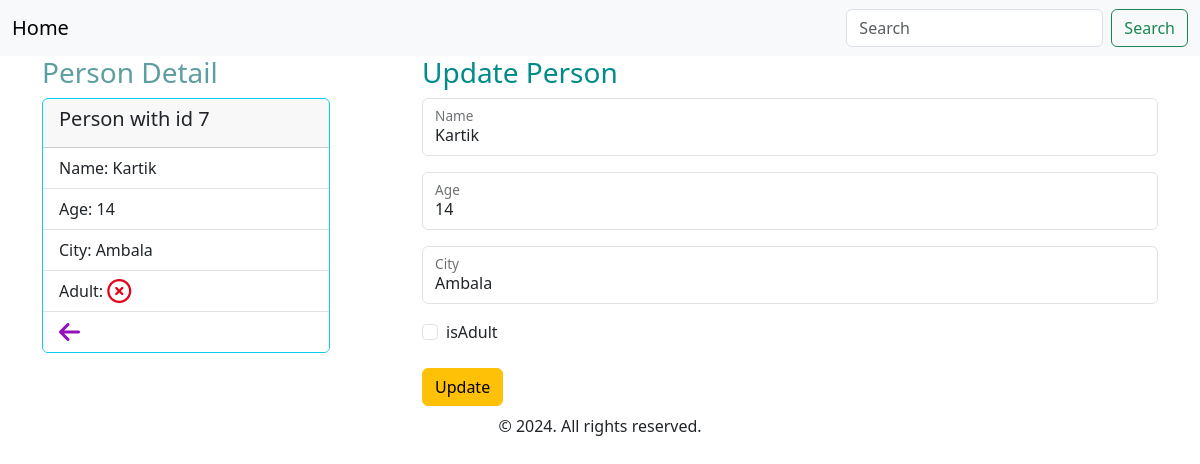
The app's page /detail/7 with its own data.
### model.py (models this page shows, shortened)
class Person(db.Model):
    __tablename__ = "Persons"
    pid = db.Column(db.Integer, primary_key=True)
    name = db.Column(db.Text, nullable=None)
    age = db.Column(db.Integer, nullable=None)
    city = db.Column(db.Text, nullable=None)
    isAdult = db.Column(db.Boolean)

### routes.py (the view)
    @app.route("/detail/<pid>", methods=["GET"])
    def detail(pid):
        person = Person.query.filter(Person.pid == pid).first()
        return render_template("detail.html", person=person)

### templates/detail.html (shortened to what this page needs)
{%extends 'base.html'%} {%block title%}Detail{%endblock%} {%block content%}
<div class="row">
  <div class="col">
    <h3 style="color: cadetblue">Person Detail</h3>
    <div class="card border-info" style="width: 18rem">
      <div class="card-header"><h5>Person with id {{person.pid}}</h5></div>
      <ul class="list-group list-group-flush">
        <li class="list-group-item">Name: {{person.name}}</li>
        <li class="list-group-item">Age: {{person.age}}</li>
        <li class="list-group-item">City: {{person.city}}</li>
        <li class="list-group-item">
          Adult: {%if person.isAdult==True%}
          <i class="fa-solid fa-check fa-xl" style="color: #0aa345"></i>
          {%else%}
          <i
            class="fa-regular fa-circle-xmark fa-xl"
            style="color: #e2031a"
          ></i>
          {%endif%}
        </li>
        <li class="list-group-item">
          <a href="/"
            ><i class="fa-solid fa-arrow-left fa-xl" style="color: #940eb9"></i
          ></a>
        </li>
      </ul>
    </div>
  </div>
  <div class="col col-md-6 col-lg-8">
    <h3 style="color: darkcyan">Update Person</h3>
    <form action="/update/{{person.pid}}" method="POST">
      <div class="form-floating mb-3">
        <input
          type="name"
          class="form-control"
          id="floatingInput"
          value="{{person.name}}"
          name="name"
          placeholder="Jaspreet Singh"
        />
        <label for="floatingInput">Name</label>
      </div>
      <div class="form-floating mb-3">
        <input
          type="number"
          value="{{person.age}}"
          class="form-control"
          id="floatingPassword"
          name="age"
          placeholder="24"
        />
        <label for="floatingPassword">Age</label>
      </div>
      <div class="form-floating mb-3">
        <input
          type="text"
          class="form-control"
          id="floatingPassword"
          value="{{person.city}}"
          name="city"
          placeholder="Noida"
        />
        <label for="floatingPassword">City</label>
      </div>
      <div class="form-check mb-3">
        <input
          class="form-check-input"
          name="isAdult"
          type="checkbox"
          id="defaultCheck1"
        />
        <label class="form-check-label"> isAdult </label>
      </div>
      <input class="btn btn-warning my-2" type="submit" value="Update" />
    </form>
  </div>
</div>
{%endblock%}

### records on screen
Person: pid "7", name "Kartik", age "14", city "Ambala"
